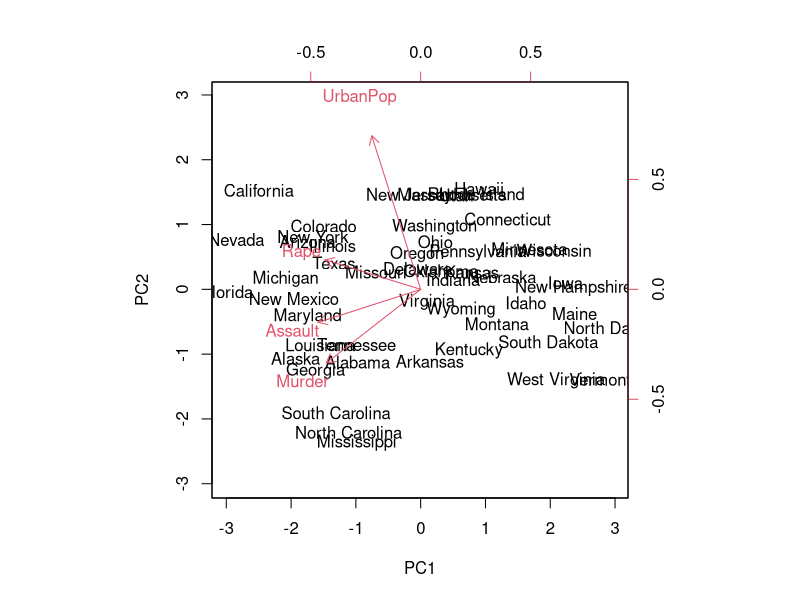
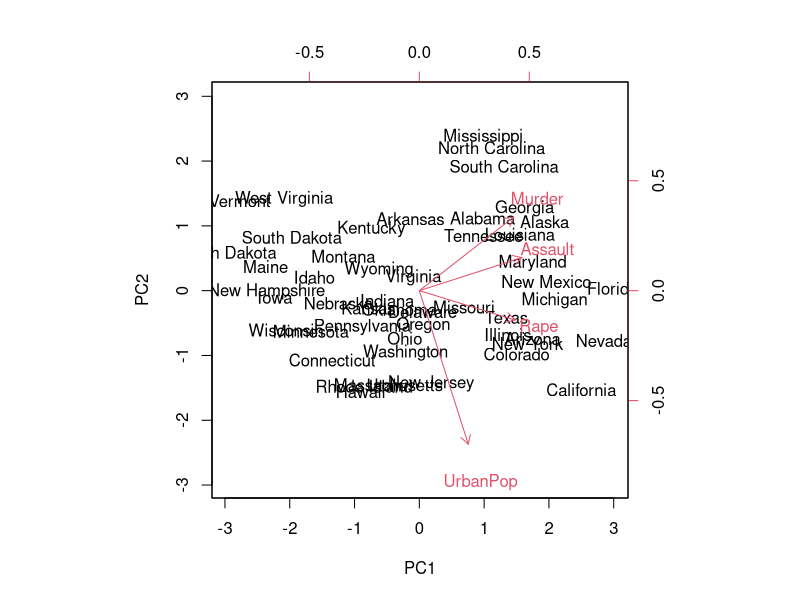
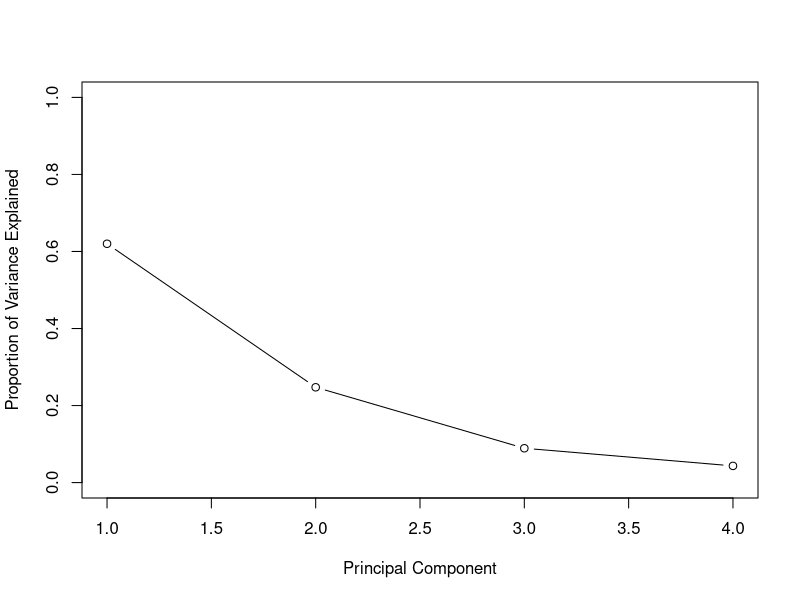
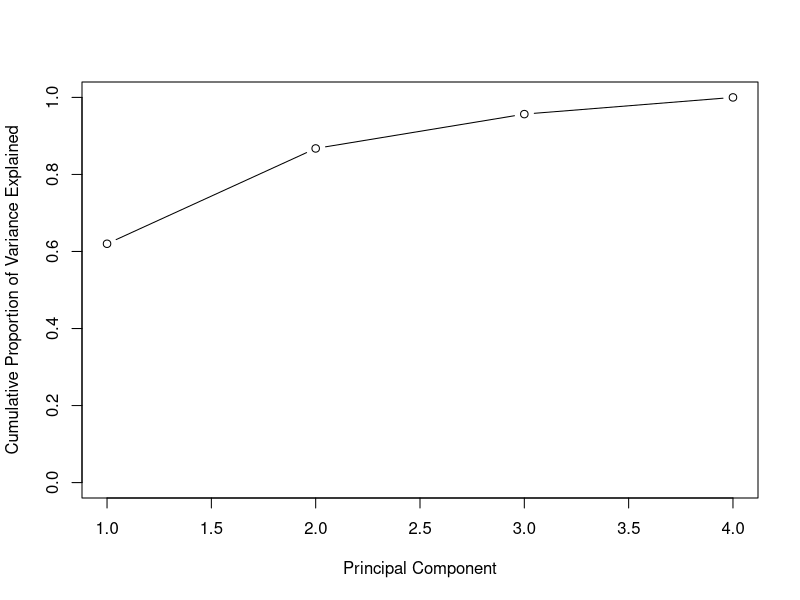
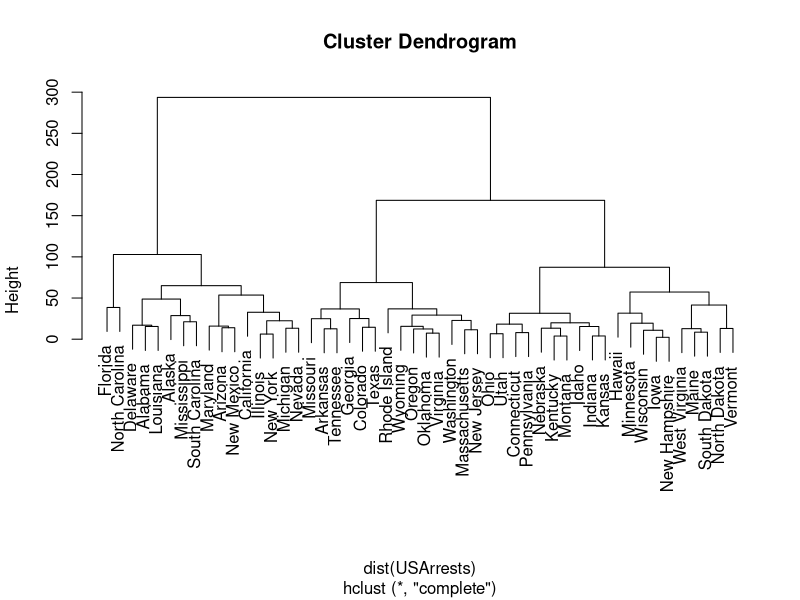
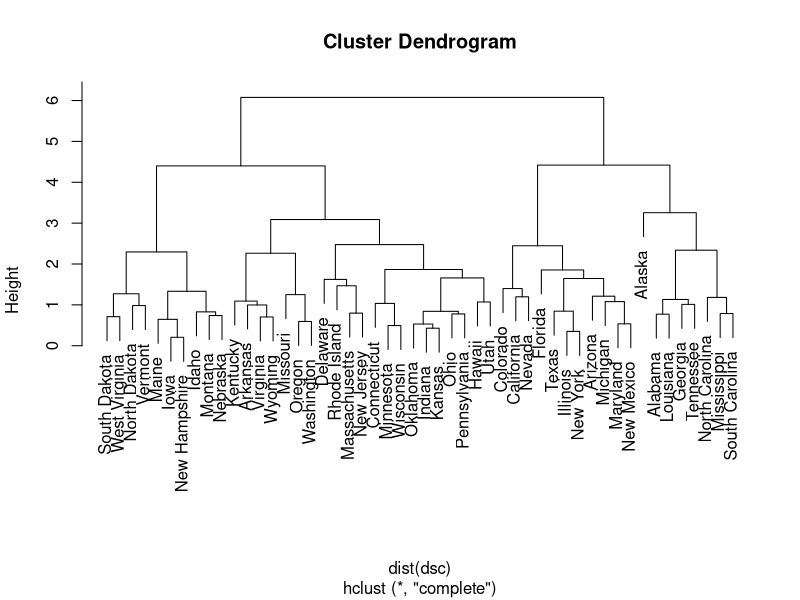
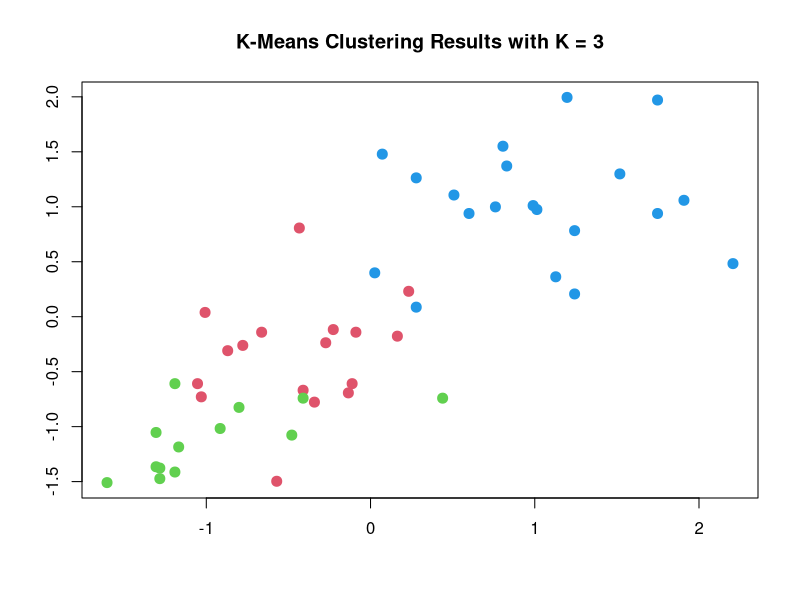

Reproduce these figures in R, in order.
############################## Unsupervised Learning #############################

################### Principal Component Analysis ########################

# 'USArrests' data-set is a part of R base package

names(USArrests)
dim(USArrests)

states = row.names(USArrests)

summary(USArrests)

# The same thing could be done using apply()

apply(USArrests, 2, mean) 
# E.g., for a matrix 1 indicates rows, 2 indicates columns, c(1, 2) indicates rows and columns. 

# We can see that the variables have vastly different means.

# Here, there are on an average three times as many rapes as murders,
# and more than eight times as many assaults as rapes.

# Let's also examine the variances of these four variables

apply(USArrests, 2, var)

# The variables also have vastly different variances.

# Example, UrbanPop variable measures the percentage of the population in each state living in an urban area,
# which is not a comparable number to the number of rapes in each state per 100,000 individuals.

# If we fail to scale the variables before performing PCA, then most of the principal components that we observed 
# would be driven by the Assault variable, since it has by far the largest mean and variance.

# Thus, it is important to standardize the variables to have mean zero and standard deviation one before 
# performing the PCA.

# We'll use prcomp() to perform the principal component analysis. By default it centers the variables to have mean zero.
# By using the option scale = TRUE, we scale the variables to have standard deviation one.

pr.out = prcomp(USArrests, scale = TRUE)

names(pr.out)

# "sdev"     "rotation" "center"   "scale"    "x" 

# "center" and "scale" components correspond to the means and standard deviations of the variables that were used for scaling prior to implementing PCA.

pr.out$center  # mean

#Murder  Assault UrbanPop     Rape 
#   7.788  170.760   65.540   21.232

pr.out$scale  # standard deviation

# Murder   Assault  UrbanPop      Rape 
# 4.355510 83.337661 14.474763  9.366385

# The rotation matrix provides the principal component loadings.
# These loading vectors represent the direction in the feature space along which the data vary the most.

pr.out$rotation

#                PC1        PC2        PC3         PC4
#Murder   -0.5358995  0.4181809 -0.3412327  0.64922780
#Assault  -0.5831836  0.1879856 -0.2681484 -0.74340748
#UrbanPop -0.2781909 -0.8728062 -0.3780158  0.13387773
#Rape     -0.5434321 -0.1673186  0.8177779  0.08902432

# We see that there are 4 distinct principal components. This is to be expected because there are in general
# min(n - 1, p) informative principal components in a data set with n observations and p variables.

# Using the prcomp() function, we do not need to explicitly multiply the data by the principal component loading vectors
# in order to obtain the principal component score vectors.
# Rather 50 x 4 matrix X has its columns the principal component score vectors. That is, the kth column is the kth
# principal component score vector.

dim(pr.out$x)
# 50  4

# Let's plot the first two principal components as follows-

biplot(pr.out, scale = 0)

# The scale = 0 argument to biplot() ensures that the arrows are scaled to represent the loadings;
# other values for scale give slightly different biplots with different interpretations.

# To have the mirror image of it.

pr.out$rotation = -pr.out$rotation
pr.out$x = -pr.out$x

biplot(pr.out, scale = 0)

# prcomp() also outputs the standard deviation of each principal components

pr.out$sdev

# [1] 1.5748783 0.9948694 0.5971291 0.4164494

# The variance explained by each principal component is obtained by squaring-

pr.var = pr.out$sdev^2

# [1] 2.4802416 0.9897652 0.3565632 0.1734301

# To compute the proportion of variance explained by each principal component 

pve = pr.var / sum(pr.var)

# [1] 0.62006039 0.24744129 0.08914080 0.04335752

# We see that the first principal component explains 62% of the variance in the data,
# The next principal component explains 24.7 % of the variance in the data and so on.

# We can plot the PVE explaines by each component, as well as the cumulative PVE as follows-

plot(pve, xlab = "Principal Component", ylab = "Proportion of Variance Explained", ylim = c(0, 1), type = "b")

plot(cumsum(pve), xlab = "Principal Component", ylab = "Cumulative Proportion of Variance Explained", ylim = c(0, 1), type = 'b')

############### Hierarchical clustering ##################

# Without scaling

set.seed(3)

hc.complete = hclust(dist(USArrests), method = "complete")
plot(hc.complete)

cutree(hc.complete, 3)

table(cutree(hc.complete, 3))

#1  2  3 
#16 14 20 

# With scaling

dsc = scale(USArrests)

hc.s.complete = hclust(dist(dsc), method = "complete")
plot(hc.s.complete)

cutree(hc.s.complete, 3)

table(cutree(hc.s.complete, 3))

#1  2  3 
#8 11 31 

table(cutree(hc.s.complete, 3), cutree(hc.complete, 3))

#   1  2  3
#1  6  2  0
#2  9  2  0
#3  1 10 20

# Here in my opinion all the variables are not similar, for example UrbanPop is different from other three.
# So, it's better to scale the variables to have zero mean and standard deviation one before performing the clustering.

############# K-means clustering ###############

set.seed(5)

dsc = scale(USArrests)

apply(dsc, 2, var)  # variance is 1 so scaled.
apply(dsc, 2, mean) # the mean is insignificant, i.e. zero

km.out = kmeans(dsc, 3, nstart = 20)

names(km.out)

km.out$cluster

plot(dsc, col = (km.out$cluster + 1), main = "K-Means Clustering Results with K = 3",
     xlab = "", ylab = "", pch = 20, cex = 2)

